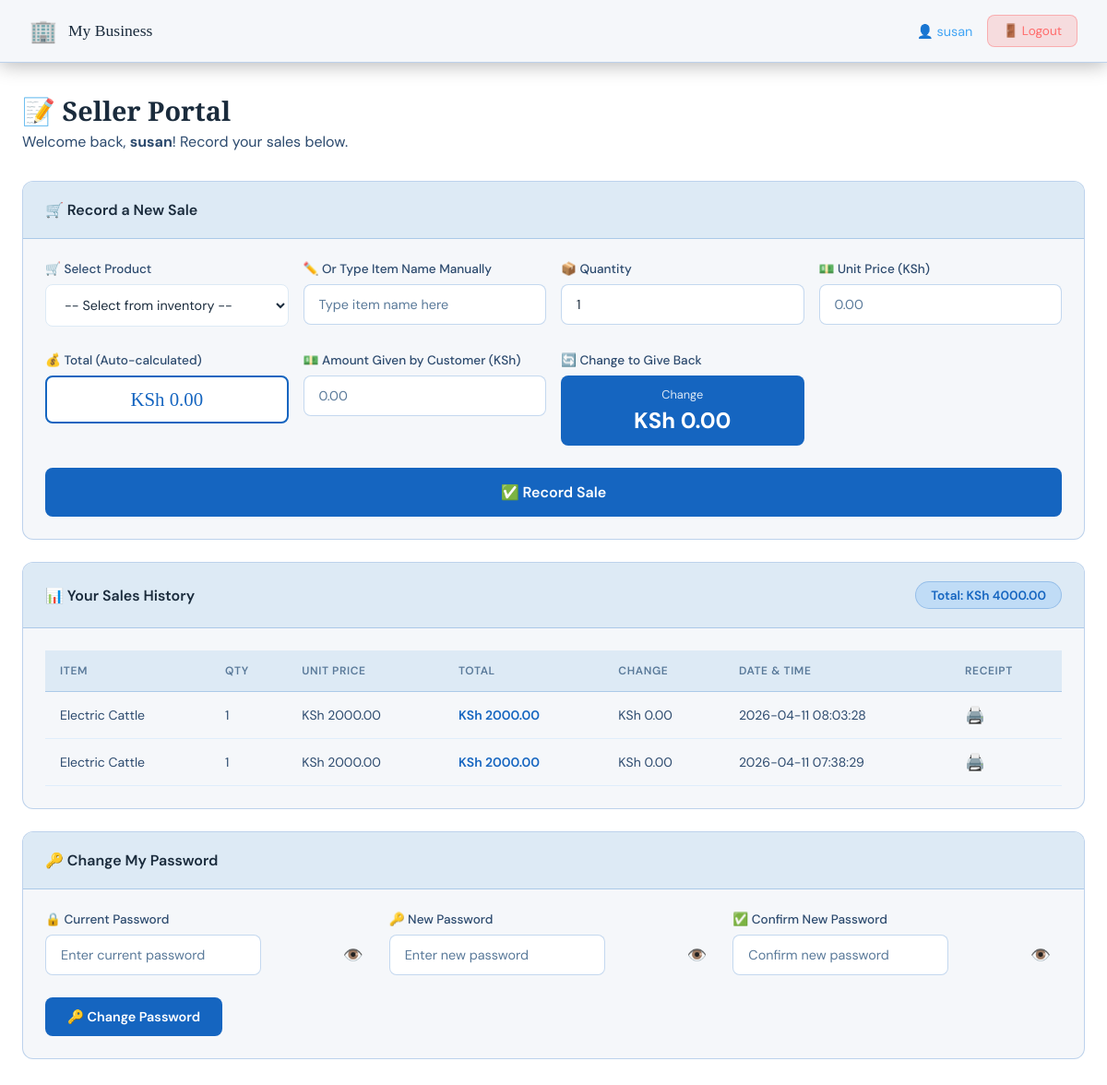
/seller (signed in), run on an earlier commit of the app's database.
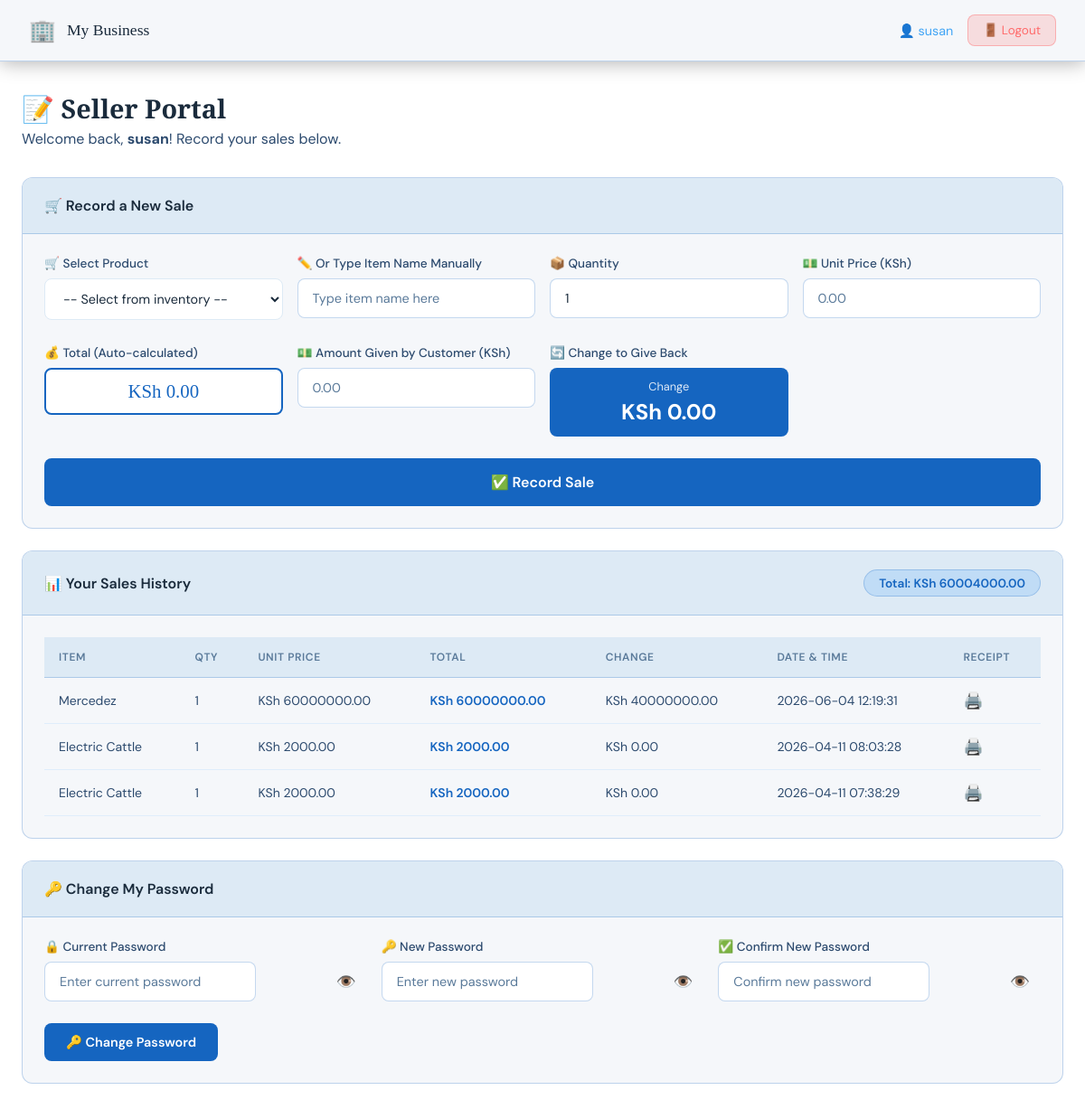
And on a later commit of the database.
### tables this page shows
CREATE TABLE settings (
        id INTEGER PRIMARY KEY AUTOINCREMENT,
        business_name TEXT DEFAULT 'My Business',
        business_location TEXT DEFAULT '',
        business_currency TEXT DEFAULT 'KSh',
        business_color TEXT DEFAULT '#1565C0',
        owner_phone TEXT DEFAULT '',
        owner_email TEXT DEFAULT '',
        at_username TEXT DEFAULT '',
        at_api_key TEXT DEFAULT '',
        gmail_address TEXT DEFAULT '',
        gmail_app_password TEXT DEFAULT '',
        sms_enabled INTEGER DEFAULT 0,
        email_enabled INTEGER DEFAULT 0,
        low_stock_threshold INTEGER DEFAULT 5
    );

CREATE TABLE sales (
        id INTEGER PRIMARY KEY AUTOINCREMENT,
        seller TEXT NOT NULL,
        item_name TEXT NOT NULL,
        quantity INTEGER NOT NULL,
        unit_price REAL NOT NULL,
        total_price REAL NOT NULL,
        date_time TEXT NOT NULL
    , amount_paid REAL NOT NULL DEFAULT 0, change_given REAL NOT NULL DEFAULT 0);

### app.py (the view, shortened to what this page needs)
@app.route('/seller', methods=['GET','POST'])
def seller():
    if not session.get('logged_in') or session.get('role') != 'seller':
        return redirect(url_for('login'))
    settings = get_settings()
    success = error = last_sale = None
    conn = get_db()
    sales = conn.execute("SELECT * FROM sales WHERE seller=? ORDER BY date_time DESC",(session['username'],)).fetchall()
    products = conn.execute("SELECT * FROM inventory ORDER BY product_name ASC").fetchall()
    conn.close()
    total_earned = sum(s['total_price'] for s in sales)
    return render_template('seller.html', sales=sales, total_earned=total_earned,
                           success=success, error=error, last_sale=last_sale,
                           products=products, settings=settings, username=session['username'])

### app.py (called while the page is built)
def get_db():
    conn = sqlite3.connect('sales.db')
    conn.row_factory = sqlite3.Row
    return conn

def get_settings():
    conn = get_db()
    row = conn.execute("SELECT * FROM settings LIMIT 1").fetchone()
    conn.close()
    return dict(row) if row else {}

### templates/seller.html (shortened to what this page needs)
<!DOCTYPE html>
<html lang="en">
<head>
    <link rel="stylesheet" href="{{ url_for('static', filename='style.css') }}">
</head>
<body class="dashboard-page">
    <nav class="navbar">
        <div class="nav-brand">
            <span class="nav-icon">🏢</span>
            <span>{{ settings.business_name }}</span>
        </div>
        <div class="nav-right">
            <span class="nav-user">👤 {{ username }}</span>
            <a href="/logout" class="btn-logout">🚪 Logout</a>
        </div>
    </nav>
    <div class="main-content">
        <div class="page-title">
            <h2>📝 Seller Portal</h2>
            <p>Welcome back, <strong>{{ username }}</strong>! Record your sales below.</p>
        </div>
        <div class="card">
            <div class="card-header"><h3>🛒 Record a New Sale</h3></div>
            <div class="card-body">
                <form method="POST" class="sale-form">
                    <div class="form-grid">
                        <div class="form-group">
                            <label>🛒 Select Product</label>
                            {% if products %}
                            <select class="product-select" id="product_select" onchange="fillProduct()">
                                <option value="">-- Select from inventory --</option>
                            </select>
                            {% else %}
                            <div class="info-box">No products in inventory yet. Owner must add products first.</div>
                            {% endif %}
                        </div>
                        <div class="form-group">
                            <label>✏️ Or Type Item Name Manually</label>
                            <input type="text" name="item_name" id="item_name" placeholder="Type item name here">
                        </div>
                        <div class="form-group">
                            <label>📦 Quantity</label>
                            <input type="number" name="quantity" min="1" value="1"
                                   id="quantity" oninput="calcTotal()" required>
                        </div>
                        <div class="form-group">
                            <label>💵 Unit Price ({{ settings.business_currency }})</label>
                            <input type="number" name="unit_price" min="0" step="0.01"
                                   placeholder="0.00" id="unit_price" oninput="calcTotal()" required>
                        </div>
                        <div class="form-group">
                            <label>💰 Total (Auto-calculated)</label>
                            <div class="total-display" id="total_display">{{ settings.business_currency }} 0.00</div>
                        </div>
                        <div class="form-group">
                            <label>💵 Amount Given by Customer ({{ settings.business_currency }})</label>
                            <input type="number" name="amount_paid" min="0" step="0.01"
                                   placeholder="0.00" id="amount_paid" oninput="calcChange()" required>
                        </div>
                        <div class="form-group">
                            <label>🔄 Change to Give Back</label>
                            <div class="change-display">
                                <div class="change-label">Change</div>
                                <div class="change-amount" id="change_display">{{ settings.business_currency }} 0.00</div>
                            </div>
                        </div>
                    </div>
                    <button type="submit" class="btn-primary btn-full btn-large">✅ Record Sale</button>
                </form>
            </div>
        </div>
        <div class="card">
            <div class="card-header">
                <h3>📊 Your Sales History</h3>
                <div class="total-badge">Total: {{ settings.business_currency }} {{ "%.2f"|format(total_earned) }}</div>
            </div>
            <div class="card-body">
                {% if sales %}
                <div class="table-wrapper">
                    <table class="data-table">
                        <thead>
                            <tr>
                                <th>Item</th><th>Qty</th><th>Unit Price</th>
                                <th>Total</th><th>Change</th><th>Date & Time</th><th>Receipt</th>
                            </tr>
                        </thead>
                        <tbody>
                            {% for sale in sales %}
                            <tr>
                                <td>{{ sale['item_name'] }}</td>
                                <td>{{ sale['quantity'] }}</td>
                                <td>{{ settings.business_currency }} {{ "%.2f"|format(sale['unit_price']) }}</td>
                                <td class="amount">{{ settings.business_currency }} {{ "%.2f"|format(sale['total_price']) }}</td>
                                <td>{{ settings.business_currency }} {{ "%.2f"|format(sale['change_given']) }}</td>
                                <td>{{ sale['date_time'] }}</td>
                                <td><a href="/receipt/{{ sale['id'] }}" target="_blank"
                                       style="color:{{ settings.business_color }}; text-decoration:none; font-size:1.1rem;">🖨️</a></td>
                            </tr>
                            {% endfor %}
                        </tbody>
                    </table>
                </div>
                {% else %}
                <div class="empty-state">
                    <div class="empty-icon">📭</div>
                    <p>No sales yet. Record your first sale above!</p>
                </div>
                {% endif %}
            </div>
        </div>
        <div class="card">
            <div class="card-header"><h3>🔑 Change My Password</h3></div>
            <div class="card-body">
                <div class="form-grid">
                    <div class="form-group">
                        <label>🔒 Current Password</label>
                        <div style="position:relative;">
                            <input type="password" id="old_password" placeholder="Enter current password" style="padding-right:3rem;">
                            <button type="button" onclick="togglePassword('old_password', this)"
                                    style="position:absolute; right:0.75rem; top:50%; transform:translateY(-50%);
                                           background:none; border:none; cursor:pointer; font-size:1.1rem; color:#5A7A9A;">👁️</button>
                        </div>
                    </div>
                    <div class="form-group">
                        <label>🔑 New Password</label>
                        <div style="position:relative;">
                            <input type="password" id="new_password" placeholder="Enter new password" style="padding-right:3rem;">
                            <button type="button" onclick="togglePassword('new_password', this)"
                                    style="position:absolute; right:0.75rem; top:50%; transform:translateY(-50%);
                                           background:none; border:none; cursor:pointer; font-size:1.1rem; color:#5A7A9A;">👁️</button>
                        </div>
                    </div>
                    <div class="form-group">
                        <label>✅ Confirm New Password</label>
                        <div style="position:relative;">
                            <input type="password" id="confirm_password" placeholder="Confirm new password" style="padding-right:3rem;">
                            <button type="button" onclick="togglePassword('confirm_password', this)"
                                    style="position:absolute; right:0.75rem; top:50%; transform:translateY(-50%);
                                           background:none; border:none; cursor:pointer; font-size:1.1rem; color:#5A7A9A;">👁️</button>
                        </div>
                    </div>
                </div>
                <button class="btn-primary" onclick="changePassword()">🔑 Change Password</button>
            </div>
        </div>
    </div>
</body>
</html>

### static/style.css (style rules this page uses)
:root { --primary: #1565C0; --primary-dark: #0D47A1; --primary-light: #42A5F5; --accent: #1E88E5; --bg-dark: #E8EDF2; --bg-card: #F5F7FA; --bg-card2: #DDEAF5; --text-white: #1A2B3C; --text-light: #2C4A6E; --text-muted: #5A7A9A; --border: rgba(21, 101, 192, 0.25); --success: #2E7D32; --error: #C62828; --gold: #F57F17; --shadow: 0 8px 32px rgba(21, 101, 192, 0.15); --radius: 12px; }
* { margin: 0; padding: 0; box-sizing: border-box; }
body { font-family: 'DM Sans', sans-serif; background: #FFFFFF; color: var(--text-white); min-height: 100vh; }
.navbar { background: var(--bg-card); border-bottom: 1px solid var(--border); padding: 1rem 2rem; display: flex; align-items: center; justify-content: space-between; position: sticky; top: 0; z-index: 100; box-shadow: 0 2px 20px rgba(0,0,0,0.3); }
.nav-brand { display: flex; align-items: center; gap: 0.75rem; font-family: 'Playfair Display', serif; font-size: 1.1rem; color: var(--text-white); }
.nav-icon { font-size: 1.5rem; }
.nav-right { display: flex; align-items: center; gap: 1rem; }
.nav-user { color: var(--primary-light); font-size: 0.9rem; }
.main-content { max-width: 1200px; margin: 0 auto; padding: 2rem 1.5rem; }
.page-title { margin-bottom: 2rem; }
.page-title h2 { font-family: 'Playfair Display', serif; font-size: 1.8rem; color: var(--text-white); margin-bottom: 0.25rem; }
.page-title p { color: var(--text-light); }
.card { background: var(--bg-card); border: 1px solid var(--border); border-radius: var(--radius); margin-bottom: 1.5rem; overflow: hidden; animation: fadeIn 0.5s ease; }
.card-header { padding: 1.25rem 1.5rem; border-bottom: 1px solid var(--border); display: flex; align-items: center; justify-content: space-between; background: var(--bg-card2); }
.card-header h3 { font-size: 1rem; font-weight: 600; color: var(--text-white); }
.card-body { padding: 1.5rem; }
.form-grid { display: grid; grid-template-columns: repeat(auto-fit, minmax(220px, 1fr)); gap: 1rem; margin-bottom: 1.5rem; }
.form-group { display: flex; flex-direction: column; gap: 0.5rem; }
.form-group label { font-size: 0.85rem; font-weight: 500; color: var(--text-light); }
.form-group input[type="text"], .form-group input[type="number"], .form-group input[type="password"], .form-group input[type="email"] { background: #FFFFFF; border: 1px solid var(--border); border-radius: 8px; padding: 0.75rem 1rem; color: var(--text-white); font-family: 'DM Sans', sans-serif; font-size: 0.9rem; transition: border-color 0.3s ease, box-shadow 0.3s ease; outline: none; }
.form-group input::placeholder { color: var(--text-muted); }
.total-display { background: #FFFFFF; border: 2px solid var(--primary); border-radius: 8px; padding: 0.75rem 1rem; font-family: 'Playfair Display', serif; font-size: 1.3rem; color: var(--primary); text-align: center; }
.btn-primary { background: linear-gradient(135deg, var(--primary), var(--primary-dark)); color: white; border: none; border-radius: 8px; padding: 0.75rem 1.5rem; font-family: 'DM Sans', sans-serif; font-size: 0.9rem; font-weight: 600; cursor: pointer; transition: all 0.3s ease; }
.btn-logout { background: rgba(255,68,68,0.15); color: #ff6b6b; border: 1px solid rgba(255,68,68,0.3); border-radius: 8px; padding: 0.5rem 1rem; font-size: 0.85rem; cursor: pointer; text-decoration: none; transition: all 0.3s ease; }
.btn-full { width: 100%; }
.btn-large { padding: 1rem 2rem; font-size: 1rem; }
.table-wrapper { overflow-x: auto; }
.data-table { width: 100%; border-collapse: collapse; font-size: 0.875rem; }
.data-table th { background: var(--bg-card2); color: var(--text-muted); text-transform: uppercase; letter-spacing: 0.05em; font-size: 0.75rem; font-weight: 600; padding: 0.875rem 1rem; text-align: left; border-bottom: 1px solid var(--border); }
.data-table td { padding: 0.875rem 1rem; border-bottom: 1px solid rgba(30,144,255,0.1); color: var(--text-light); }
.data-table .amount { color: var(--primary); font-weight: 600; }
.total-badge { background: rgba(30,144,255,0.15); border: 1px solid var(--border); border-radius: 20px; padding: 0.35rem 1rem; font-size: 0.85rem; color: var(--primary); font-weight: 600; }
.sale-form .form-grid { margin-bottom: 1.5rem; }

What changed in the data, as far as the page shows it:
added sales: item_name "Mercedez", quantity "1", {{ settings.business_currency }} "KSh", unit_price "60000000.00", total_price "60000000.00", change_given "40000000.00", date_time "2026-06-04 12:19:31"
Also different on the page:
{{ "%.2f"|format(total_earned) }}: "4000.00" → "60004000.00"
